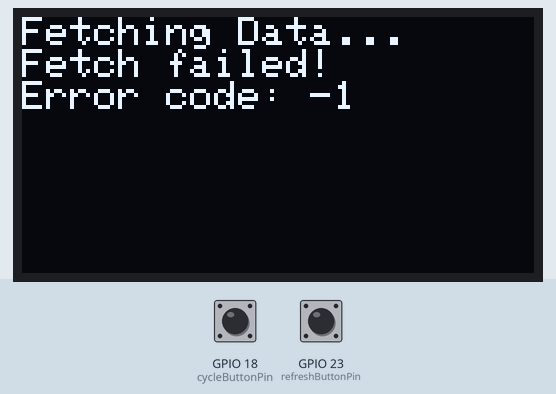
A sketch run on a simulated ESP32. Shown: 128×64 one-colour display. Inputs (shaded band) come from the test bench; at power-on: GPIO 23 (refreshButtonPin) HIGH, GPIO 18 (cycleButtonPin) HIGH. WiFi joins after 1.5 s; servers stay silent unless stated; the display library's start-up logo is not drawn; what the sketch prints to the serial monitor is not drawn.

Above: at 5.0 s.
5.1 s: GPIO 23 (refreshButtonPin) pulled LOW for 0.15 s
At 6.2 s:
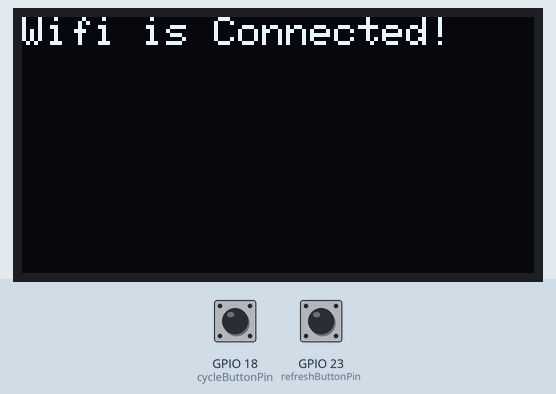
6.7 s: GPIO 18 (cycleButtonPin) pulled LOW for 0.15 s
At 6.88 s:
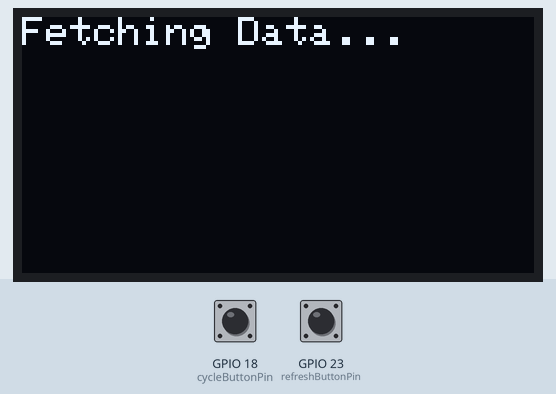
8.5 s: GPIO 23 (refreshButtonPin) pulled LOW for 1 s
At 10.0 s:
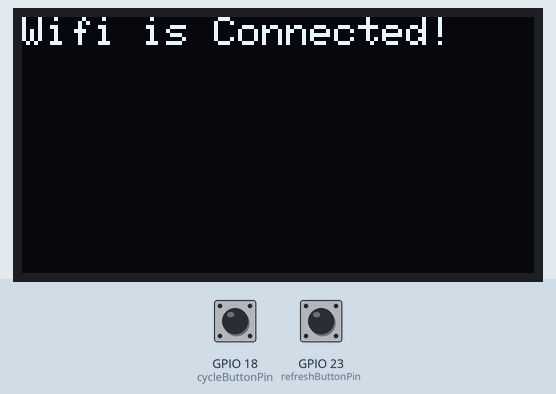
Timing chart, 0 to 11.5 s (numbered marks = the images above; inputs shaded):
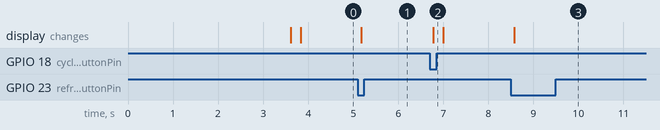

The sketch:

getbuerkli.ino
```cpp
#include <WiFi.h>
#include <HTTPClient.h>
#include <ArduinoJson.h>
#include <Wire.h>
#include <Adafruit_GFX.h>
#include <Adafruit_SSD1306.h>

// Declarations (Prototypes) for all custom functions
void fetchData();
void manageWiFiConnection();
String replaceUmlauts(String input);

// Global variables and configuration constants
const char* ssid = "Epstein";
const char* password = "Passwort123";
const char* serverUrl = "https://spatial-interaction.onrender.com/cityclimate";
#define SCREEN_WIDTH 128
#define SCREEN_HEIGHT 64
#define OLED_RESET -1
#define OLED_I2C_ADDRESS 0x3D
Adafruit_SSD1306 display(SCREEN_WIDTH, SCREEN_HEIGHT, &Wire, OLED_RESET);

const int cycleButtonPin = 18;  // Button to cycle through data points
const int refreshButtonPin = 23;  // Button to refresh current data point
int cycleButtonState;
int lastCycleButtonState = LOW;
int refreshButtonState;
int lastRefreshButtonState = LOW;
unsigned long lastDebounceTime = 0;
unsigned long debounceDelay = 50;
int currentIndex = 0;      // Start at index 0

void setup() {
  Serial.begin(115200);
  pinMode(cycleButtonPin, INPUT_PULLUP);
  pinMode(refreshButtonPin, INPUT_PULLUP);

  Serial.println("Initializing OLED display...");
  if (!display.begin(SSD1306_SWITCHCAPVCC, OLED_I2C_ADDRESS)) {
    Serial.println(F("SSD1306 allocation failed"));
    for (;;);
  }
  display.display();
  delay(2000);
  display.clearDisplay();
  Serial.println("OLED display initialized");

  manageWiFiConnection();


  Serial.println("Connected to WiFi");

  fetchData(); // Fetch initial data on setup
}

void loop() {
  int cycleReading = digitalRead(cycleButtonPin);
  int refreshReading = digitalRead(refreshButtonPin);

  if (cycleReading != lastCycleButtonState || refreshReading != lastRefreshButtonState) {
    lastDebounceTime = millis();
  }

  if ((millis() - lastDebounceTime) > debounceDelay) {
    if (cycleReading != cycleButtonState) {
      cycleButtonState = cycleReading;
      if (cycleButtonState == LOW) {
        currentIndex = (currentIndex + 1) % 61;
        fetchData();
      }
    }

    if (refreshReading != refreshButtonState) {
      refreshButtonState = refreshReading;
      if (refreshButtonState == LOW) {
        manageWiFiConnection();
      }
    }
  }

  lastCycleButtonState = cycleReading;
  lastRefreshButtonState = refreshReading;
}

String replaceUmlauts(String input) {
  input.replace("ü", "ue");
  input.replace("ä", "ae");
  input.replace("ö", "oe");
  input.replace("Ü", "Ue");
  input.replace("Ä", "Ae");
  input.replace("Ö", "Oe");
  input.replace("ß", "ss");
  return input;
}

void fetchData() {
  display.clearDisplay();
  display.setTextSize(1);
  display.setTextColor(SSD1306_WHITE);
  display.setCursor(0, 0);
  display.println("Fetching Data...");
  display.display();

  HTTPClient http;
  http.begin(serverUrl);
  int httpResponseCode = http.GET();

  if (httpResponseCode > 0) {
    String payload = http.getString();
    DynamicJsonDocument doc(1024);
    deserializeJson(doc, payload);

    JsonArray features = doc["features"];
    if (currentIndex < features.size()) {
      JsonObject feature = features[currentIndex];
      const char* name = feature["properties"]["name"];
      double value = feature["properties"]["values"];

      String displayName = replaceUmlauts(String(name));

      display.clearDisplay();
      display.setTextSize(1);
      display.setCursor(0, 0);
      display.println(displayName);
      display.setTextSize(2);
      display.setCursor(0, 20);
      display.print(value, 1);
      display.print("C");
      display.display();
    } else {
      display.println("Index out of range");
      display.display();
    }
  } else {
    display.println("Fetch failed!");
    display.println("Error code: " + String(httpResponseCode));
    display.display();
  }

  http.end();
}

void manageWiFiConnection() {


  if (WiFi.status() == WL_CONNECTED) {
    display.clearDisplay();
  display.setTextSize(1);
  display.setTextColor(SSD1306_WHITE);
  display.setCursor(0, 0);
  display.println("Wifi is Connected!");
  display.display();

    return;
  }


  Serial.println("Disconnecting WiFi...");
    WiFi.disconnect();


  WiFi.begin(ssid, password);


  while (WiFi.status() != WL_CONNECTED) {
    delay(500);
    display.println("Connecting to WiFi...");

  }
  display.clearDisplay();
  display.setCursor(0, 0);
  display.display();
}
```

Measured:
- after the input at 5.1 s, the display: changes after 0.08 s (image 1)
- after the input at 6.7 s, the display: changes after 0.08 s (image 2)
- after the input at 8.5 s, the display: changes after 0.08 s (image 3)
